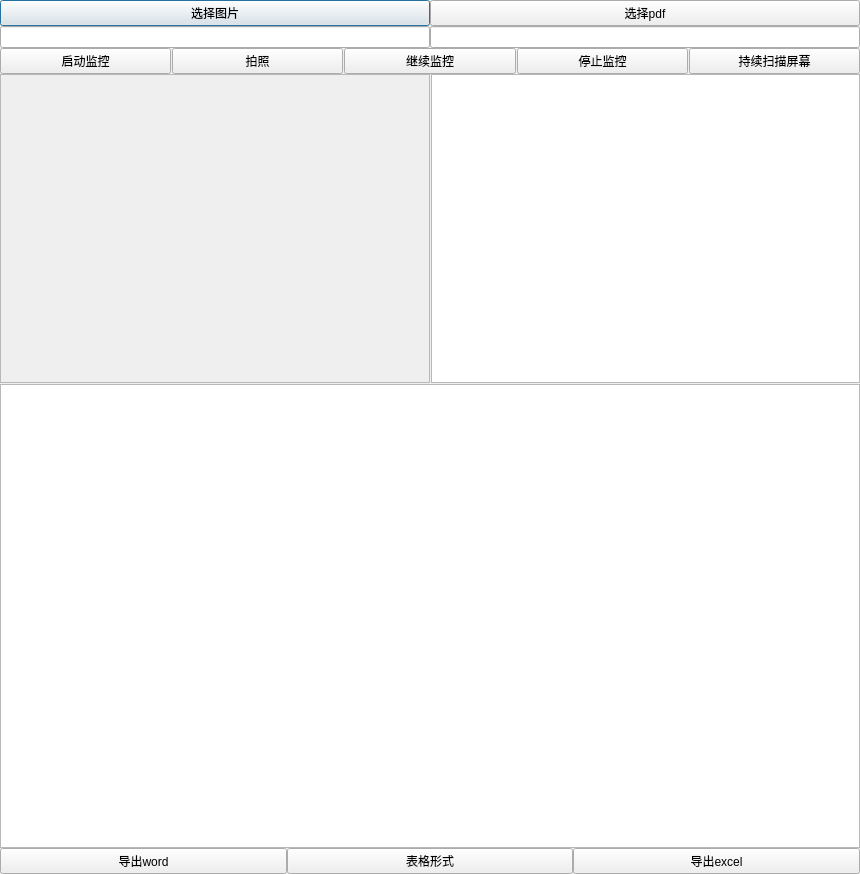
<?xml version="1.0" encoding="UTF-8"?>
<ui version="4.0">
 <class>OCRResult</class>
 <widget class="QDialog" name="OCRResult">
  <property name="geometry">
   <rect>
    <x>0</x>
    <y>0</y>
    <width>860</width>
    <height>874</height>
   </rect>
  </property>
  <property name="windowTitle">
   <string>Dialog</string>
  </property>
  <layout class="QVBoxLayout" name="verticalLayout_4" stretch="0,0,9,0">
   <property name="spacing">
    <number>0</number>
   </property>
   <property name="leftMargin">
    <number>0</number>
   </property>
   <property name="topMargin">
    <number>0</number>
   </property>
   <property name="rightMargin">
    <number>0</number>
   </property>
   <property name="bottomMargin">
    <number>0</number>
   </property>
   <item>
    <layout class="QHBoxLayout" name="horizontalLayout_3">
     <property name="spacing">
      <number>0</number>
     </property>
     <item>
      <layout class="QVBoxLayout" name="verticalLayout">
       <property name="spacing">
        <number>0</number>
       </property>
       <item>
        <widget class="QPushButton" name="select_btn_pic">
         <property name="text">
          <string>选择图片</string>
         </property>
        </widget>
       </item>
       <item>
        <widget class="QLineEdit" name="lineEdit">
         <property name="readOnly">
          <bool>true</bool>
         </property>
        </widget>
       </item>
      </layout>
     </item>
     <item>
      <layout class="QVBoxLayout" name="verticalLayout_2">
       <property name="spacing">
        <number>0</number>
       </property>
       <item>
        <widget class="QPushButton" name="select_btn_pdf">
         <property name="text">
          <string>选择pdf</string>
         </property>
        </widget>
       </item>
       <item>
        <widget class="QLineEdit" name="lineEdit_2">
         <property name="readOnly">
          <bool>true</bool>
         </property>
        </widget>
       </item>
      </layout>
     </item>
    </layout>
   </item>
   <item>
    <layout class="QHBoxLayout" name="horizontalLayout_4">
     <property name="spacing">
      <number>1</number>
     </property>
     <item>
      <widget class="QPushButton" name="start_btn_video">
       <property name="text">
        <string>启动监控</string>
       </property>
      </widget>
     </item>
     <item>
      <widget class="QPushButton" name="start_btn_video_screenshot">
       <property name="text">
        <string>拍照</string>
       </property>
      </widget>
     </item>
     <item>
      <widget class="QPushButton" name="start_btn_video_monitor">
       <property name="text">
        <string>继续监控</string>
       </property>
      </widget>
     </item>
     <item>
      <widget class="QPushButton" name="start_btn_video_stop">
       <property name="text">
        <string>停止监控</string>
       </property>
      </widget>
     </item>
     <item>
      <widget class="QPushButton" name="start_btn_scan">
       <property name="text">
        <string>持续扫描屏幕</string>
       </property>
      </widget>
     </item>
    </layout>
   </item>
   <item>
    <layout class="QVBoxLayout" name="verticalLayout_3" stretch="4,6">
     <property name="spacing">
      <number>1</number>
     </property>
     <item>
      <layout class="QHBoxLayout" name="horizontalLayout" stretch="5,5">
       <property name="spacing">
        <number>1</number>
       </property>
       <item>
        <widget class="QScrollArea" name="scrollArea">
         <property name="sizePolicy">
          <sizepolicy hsizetype="Preferred" vsizetype="Preferred">
           <horstretch>0</horstretch>
           <verstretch>0</verstretch>
          </sizepolicy>
         </property>
         <property name="minimumSize">
          <size>
           <width>0</width>
           <height>0</height>
          </size>
         </property>
         <property name="mouseTracking">
          <bool>true</bool>
         </property>
         <property name="acceptDrops">
          <bool>true</bool>
         </property>
         <property name="horizontalScrollBarPolicy">
          <enum>Qt::ScrollBarAsNeeded</enum>
         </property>
         <property name="sizeAdjustPolicy">
          <enum>QAbstractScrollArea::AdjustIgnored</enum>
         </property>
         <property name="widgetResizable">
          <bool>true</bool>
         </property>
         <property name="alignment">
          <set>Qt::AlignCenter</set>
         </property>
         <widget class="QWidget" name="scrollAreaWidgetContents">
          <property name="geometry">
           <rect>
            <x>0</x>
            <y>0</y>
            <width>426</width>
            <height>304</height>
           </rect>
          </property>
          <property name="mouseTracking">
           <bool>true</bool>
          </property>
          <property name="acceptDrops">
           <bool>true</bool>
          </property>
          <layout class="QGridLayout" name="gridLayout">
           <property name="sizeConstraint">
            <enum>QLayout::SetNoConstraint</enum>
           </property>
           <property name="leftMargin">
            <number>0</number>
           </property>
           <property name="topMargin">
            <number>0</number>
           </property>
           <property name="rightMargin">
            <number>0</number>
           </property>
           <property name="bottomMargin">
            <number>0</number>
           </property>
           <property name="spacing">
            <number>0</number>
           </property>
           <item row="0" column="0">
            <widget class="QLabel" name="cameraLabel">
             <property name="mouseTracking">
              <bool>true</bool>
             </property>
             <property name="acceptDrops">
              <bool>true</bool>
             </property>
             <property name="text">
              <string/>
             </property>
             <property name="scaledContents">
              <bool>true</bool>
             </property>
             <property name="alignment">
              <set>Qt::AlignCenter</set>
             </property>
             <property name="wordWrap">
              <bool>true</bool>
             </property>
            </widget>
           </item>
          </layout>
         </widget>
        </widget>
       </item>
       <item>
        <widget class="QTextEdit" name="htmlEdit">
         <property name="autoFillBackground">
          <bool>true</bool>
         </property>
         <property name="frameShadow">
          <enum>QFrame::Raised</enum>
         </property>
         <property name="lineWidth">
          <number>3</number>
         </property>
        </widget>
       </item>
      </layout>
     </item>
     <item>
      <widget class="QTextEdit" name="gridEdit">
       <property name="font">
        <font>
         <family>Cascadia Mono SemiBold</family>
         <pointsize>12</pointsize>
         <bold>true</bold>
        </font>
       </property>
       <property name="layoutDirection">
        <enum>Qt::LeftToRight</enum>
       </property>
       <property name="sizeAdjustPolicy">
        <enum>QAbstractScrollArea::AdjustToContents</enum>
       </property>
      </widget>
     </item>
    </layout>
   </item>
   <item>
    <layout class="QHBoxLayout" name="horizontalLayout_2">
     <item>
      <widget class="QPushButton" name="export_data_word">
       <property name="text">
        <string>导出word</string>
       </property>
      </widget>
     </item>
     <item>
      <widget class="QPushButton" name="table_btn">
       <property name="sizePolicy">
        <sizepolicy hsizetype="Preferred" vsizetype="Preferred">
         <horstretch>0</horstretch>
         <verstretch>0</verstretch>
        </sizepolicy>
       </property>
       <property name="toolTip">
        <string>&lt;html&gt;&lt;head/&gt;&lt;body&gt;&lt;p align=&quot;justify&quot;&gt;&lt;br/&gt;&lt;/p&gt;&lt;/body&gt;&lt;/html&gt;</string>
       </property>
       <property name="layoutDirection">
        <enum>Qt::LeftToRight</enum>
       </property>
       <property name="text">
        <string>表格形式</string>
       </property>
      </widget>
     </item>
     <item>
      <widget class="QPushButton" name="export_data_excel">
       <property name="text">
        <string>导出excel</string>
       </property>
      </widget>
     </item>
    </layout>
   </item>
  </layout>
 </widget>
 <resources/>
 <connections/>
</ui>
